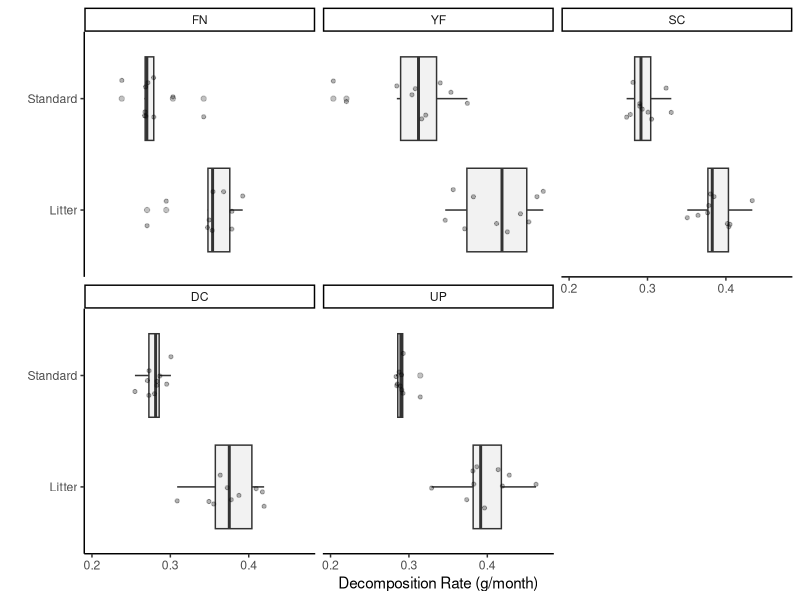

Write R code to recreate this figure.
library(dplyr)
library(tidyr)
library(ggplot2)
library(lubridate)
library(forcats)

### Load and clean data ----

# Read in data sets
decomp_2021 <- read.csv("Data/Decomposition/2021_Mesocosm-Decomp.csv")
decomp_2023 <- read.csv("Data/Decomposition/2023_Mesocosm-Decomp.csv")
field_litter <- read.csv("Data/Decomposition/2021_Field-Decomp.csv")

# Update columns with treatment types
decomp_2021 <- decomp_2021 %>%
  select(-Notes) %>%
  mutate(Site = case_when(
    startsWith(as.character(CageID), "FNH") ~ "FN",
    startsWith(as.character(CageID), "FNS") ~ "YF",
    startsWith(as.character(CageID), "FNN") ~ "UP",
    startsWith(as.character(CageID), "MCH") ~ "MC",
    startsWith(as.character(CageID), "MCN") ~ "UP",
    startsWith(as.character(CageID), "MCS") ~ "YF",
    startsWith(as.character(CageID), "YFH") ~ "YF",
    startsWith(as.character(CageID), "YFN") ~ "UP",
    startsWith(as.character(CageID), "SCN") ~ "UP",
    startsWith(as.character(CageID), "SCH") ~ "SC",
    startsWith(as.character(CageID), "SCS") ~ "YF",
    startsWith(as.character(CageID), "UPH") ~ "UP",
    startsWith(as.character(CageID), "UPS") ~ "YF",
    startsWith(as.character(CageID), "DCH") ~ "DC",
    startsWith(as.character(CageID), "DCN") ~ "UP",
    startsWith(as.character(CageID), "DCS") ~ "YF"
  )) %>%
  mutate(Latitude = case_when(
    Site %in% c("FN", "YF", "SC") ~ "South",
    Site %in% c("DC", "MC", "UP") ~ "North"
  )) %>%
  mutate(Collection_Weight = replace(Collection_Weight, Collection_Weight == 1222.000, 1.222)) %>%
  mutate(Trophic_Treatment = case_when(
    substr(CageID, 5, 5) == "V" ~ "Vegetation",
    substr(CageID, 5, 5) == "H" ~ "Herbivore",
    substr(CageID, 5, 5) == "P" ~ "Predator"
  )) %>%
  mutate(Transplant_Treatment = case_when(
    substr(CageID, 3, 3) == "H" ~ "Home",
    substr(CageID, 3, 3) == "N" ~ "North",
    substr(CageID, 3, 3) == "S" ~ "South"
  )) %>%
  mutate(Population = substr(CageID, 1, 2))

decomp_2023 <- decomp_2023 %>%
  select(-Notes) %>%
  mutate(Site = case_when(
    startsWith(as.character(CageID), "FNH") ~ "FN",
    startsWith(as.character(CageID), "FNS") ~ "YF",
    startsWith(as.character(CageID), "FNN") ~ "UP",
    startsWith(as.character(CageID), "MCH") ~ "MC",
    startsWith(as.character(CageID), "MCN") ~ "UP",
    startsWith(as.character(CageID), "MCS") ~ "YF",
    startsWith(as.character(CageID), "YFH") ~ "YF",
    startsWith(as.character(CageID), "YFN") ~ "UP",
    startsWith(as.character(CageID), "SCN") ~ "UP",
    startsWith(as.character(CageID), "SCH") ~ "SC",
    startsWith(as.character(CageID), "SCS") ~ "YF",
    startsWith(as.character(CageID), "UPH") ~ "UP",
    startsWith(as.character(CageID), "UPS") ~ "YF",
    startsWith(as.character(CageID), "DCH") ~ "DC",
    startsWith(as.character(CageID), "DCN") ~ "UP",
    startsWith(as.character(CageID), "DCS") ~ "YF"
  )) %>%
  mutate(Latitude = case_when(
    Site %in% c("FN", "YF", "SC") ~ "South",
    Site %in% c("DC", "MC", "UP") ~ "North"
  )) %>%
  mutate(Trophic_Treatment = case_when(
    substr(CageID, 5, 5) == "V" ~ "Vegetation",
    substr(CageID, 5, 5) == "H" ~ "Herbivore",
    substr(CageID, 5, 5) == "P" ~ "Predator"
  )) %>%
  mutate(Transplant_Treatment = case_when(
    substr(CageID, 3, 3) == "H" ~ "Home",
    substr(CageID, 3, 3) == "N" ~ "North",
    substr(CageID, 3, 3) == "S" ~ "South"
  )) %>%
  mutate(Population = substr(CageID, 1, 2))

### Calculate decomposition rates ----

# Litter-Standard Pairs
field_litter <- field_litter %>% 
  mutate(MassLoss = Set_Weight - Collection_Weight) %>%  
  rename(Site = Field) %>% 
  mutate(SetTime = as.numeric(difftime(mdy(Collection_Date), mdy(Set_Date), units = "days"))) %>% 
  mutate(DecompRate = (MassLoss / abs(SetTime)) * 30)

# Diagnostic plot: Comparison between standard and real litter
field_litter %>%
  mutate(Site = factor(Site, levels = c("FN", "YF", "SC", "DC", "MC", "UP"))) %>%
  ggplot(aes(y=DecompRate, x=Bag_Type)) +
  geom_boxplot(alpha=0.3, fill = "light gray") +  
  geom_jitter(width = .2, fill = "black", size = 1.1, alpha = 0.3) +
  theme_classic() +
  coord_flip() +
  labs(x = "",y = "Decomposition Rate (g/month)") + 
  facet_wrap(~Site)

# Calculate scaling factor for each site
scaling_factors <- field_litter %>%
  group_by(Site) %>%
  summarise(
    Real_Mean = mean(DecompRate[Bag_Type == "Litter"], na.rm = TRUE),
    Standard_Mean = mean(DecompRate[Bag_Type == "Standard"], na.rm = TRUE),
    Scaling_Factor = Real_Mean / Standard_Mean
  )

 # 2021 Cage-Level
litter_calc_2021 <- decomp_2021 %>%
  mutate(MassLoss = Set_Weight - Collection_Weight) %>%
  mutate(SetTime = as.numeric(difftime(mdy(Collection_Date), mdy(Set_Date), units = "days"))) %>%
  mutate(DecompRate = (MassLoss / abs(SetTime)) * 30) %>%
  mutate(Year = year(mdy(Collection_Date)))

# 2023 Cage-Level

# Calculate MassLoss for non-NA rows (2023 only)
decomp_2023 <- decomp_2023 %>%
  mutate(MassLoss = ifelse(!is.na(Set_Weight) & !is.na(Collection_Weight), Set_Weight - Collection_Weight, NA))

# Calculate average MassLoss for each combination of Site, Trophic_Treatment, and Population
average_massloss <- decomp_2023 %>%
  group_by(Site, Trophic_Treatment, Population) %>%
  summarise(Average_MassLoss = mean(MassLoss, na.rm = TRUE), .groups = 'drop')

# Interpolate NA MassLoss values
decomp_2023 <- decomp_2023 %>%
  left_join(average_massloss, by = c("Site", "Trophic_Treatment", "Population")) %>%
  mutate(MassLoss = ifelse(is.na(MassLoss), Average_MassLoss, MassLoss)) %>%
  select(-Average_MassLoss)

# Calculate decomposition rates
litter_calc_2023 <- decomp_2023 %>%
  mutate(SetTime = as.numeric(difftime(mdy(Collection_Date), mdy(Set_Date), units = "days"))) %>%
  mutate(DecompRate = (MassLoss / abs(SetTime)) * 30) %>%
  mutate(Year = year(mdy(Collection_Date)))

# Average replicates within each year 
decomp_2021_avg <- litter_calc_2021 %>%
  group_by(Site, CageID, Population, Trophic_Treatment) %>%
  summarise(Unscaled_MassLoss_2021 = mean(MassLoss, na.rm = TRUE), .groups = 'drop')

decomp_2023_avg <- decomp_2023 %>%
  group_by(Site, CageID, Population, Trophic_Treatment) %>%
  summarise(Unscaled_MassLoss_2023 = mean(MassLoss, na.rm = TRUE), .groups = 'drop')

# Rename columns before combining
decomp_2021_avg <- decomp_2021_avg %>%
  rename(MassLoss = Unscaled_MassLoss_2021) %>%
  mutate(Year = 2021)

decomp_2023_avg <- decomp_2023_avg %>%
  rename(MassLoss = Unscaled_MassLoss_2023) %>%
  mutate(Year = 2023)

# Combine the datasets
combined_decomp <- bind_rows(decomp_2021_avg, decomp_2023_avg)


